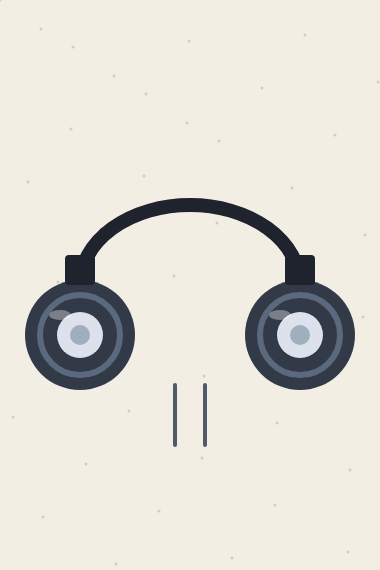
Frame 1 (no input)
Frame 2 (the mouse pressed at the canvas centre, redrawn once): identical to frame 1, image omitted

The p5.js sketch that drew this single still picture (run headless with seeded random() and noise() and a simulated clock; the mouse was pressed at the canvas centre and the sketch redrawn once):

// p5.js sketch
// ── sketch.js
function setup() {
  createCanvas(380, 570);
  noLoop();
}

function draw() {
  background(242, 238, 228);
  noStroke();

  let cx = width / 2;
  let cy = height / 2 - 20;

  fill(210, 205, 195);
  for (let i = 0; i < 40; i++) {
    let x = (i * 73) % width;
    let y = (i * 47) % height;
    ellipse(x, y, 3, 3);
  }

  noFill();
  stroke(30, 35, 45);
  strokeWeight(14);
  arc(cx, cy + 20, 220, 160, PI, 0);

  noStroke();
  fill(50, 58, 72);
  ellipse(cx - 110, cy + 70, 110, 110);
  ellipse(cx + 110, cy + 70, 110, 110);

  noFill();
  stroke(90, 105, 125);
  strokeWeight(6);
  ellipse(cx - 110, cy + 70, 80, 80);
  ellipse(cx + 110, cy + 70, 80, 80);

  noStroke();
  fill(220, 225, 235);
  ellipse(cx - 110, cy + 70, 46, 46);
  ellipse(cx + 110, cy + 70, 46, 46);

  fill(160, 175, 190);
  ellipse(cx - 110, cy + 70, 20, 20);
  ellipse(cx + 110, cy + 70, 20, 20);

  fill(30, 35, 45);
  rect(cx - 125, cy - 10, 30, 30, 4);
  rect(cx + 95, cy - 10, 30, 30, 4);

  fill(255, 255, 255, 90);
  ellipse(cx - 130, cy + 50, 22, 10);
  ellipse(cx + 90, cy + 50, 22, 10);

  stroke(80, 90, 105);
  strokeWeight(4);
  line(cx - 15, cy + 120, cx - 15, cy + 180);
  line(cx + 15, cy + 120, cx + 15, cy + 180);
}
